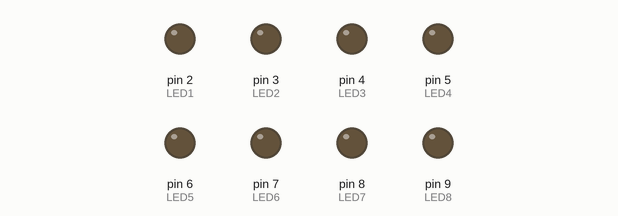
Recording of a sketch running on a simulated Arduino Uno, built with avr-gcc and run on an emulated ATmega328P. On the bench: output pins drawn as LEDs (lit = HIGH). What the sketch prints to the serial monitor is not drawn.

Above: at 0.1 s.
At 5.35 s:
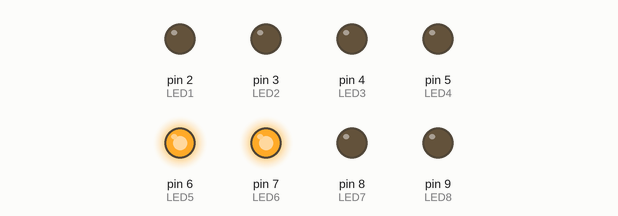
At 10.16 s:
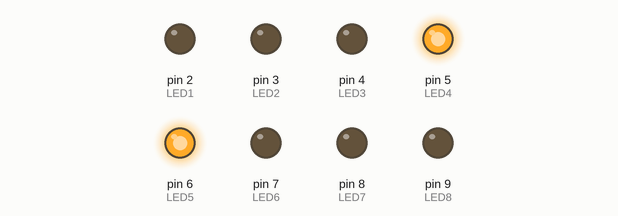
At 19.78 s:
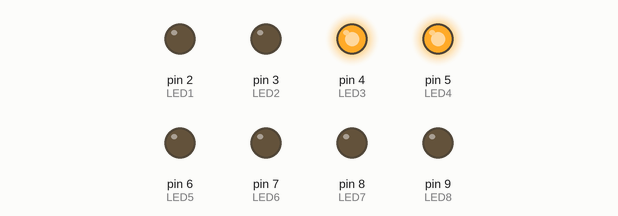
At 29.4 s:
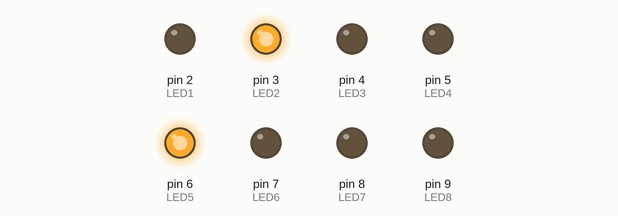
At 39.02 s:
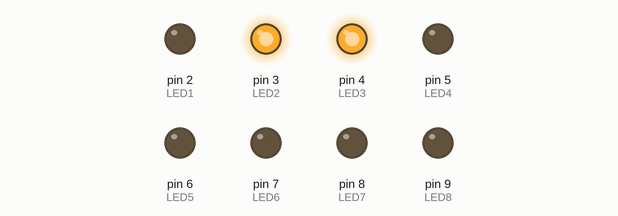
Timing chart, 0 to 40.0 s (numbered marks = the images above):
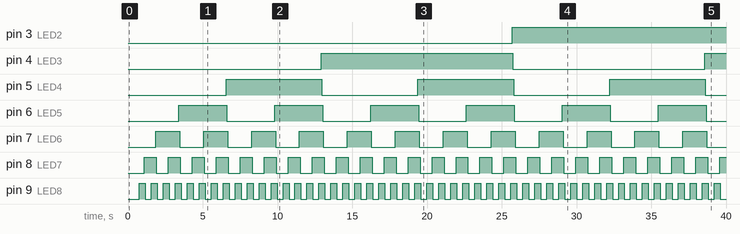

Measured:
- by itself, pin 3 (LED2): LOW → HIGH at 25.7 s
- by itself, pin 4 (LED3): LOW → HIGH at 12.9 s, → LOW 12.8 s later, → HIGH 12.8 s later
- by itself, pin 5 (LED4): alternates HIGH for 6.4 s and LOW for 6.4 s
- by itself, pin 6 (LED5): alternates HIGH for 3.2 s and LOW for 3.2 s
- by itself, pin 7 (LED6): alternates HIGH for 1.6 s and LOW for 1.6 s
- by itself, pin 8 (LED7): alternates HIGH for 0.80 s and LOW for 0.80 s
- by itself, pin 9 (LED8): alternates HIGH for 0.40 s and LOW for 0.40 s

The sketch:

experiment-08.ino
```cpp
/*
  experiment-08 LED binary counter
  Turns LED ON/OFF representig a binary number

  Rossano Pablo Pinto - rossano at gmail dot com

  Example code for the Short Term Course IoT: From data collection to data presentation
  FATEC Americana - ARInter - CPS - July/2022
*/

#define LED1 2
#define LED2 3
#define LED3 4
#define LED4 5
#define LED5 6
#define LED6 7
#define LED7 8
#define LED8 9

int counter=0;
int permanent_counter=0;
int pin=0;
boolean s=0;

void setup() {
  Serial.begin(115200);
  pinMode(LED1, OUTPUT);
  pinMode(LED2, OUTPUT);
  pinMode(LED3, OUTPUT);
  pinMode(LED4, OUTPUT);
  pinMode(LED5, OUTPUT);
  pinMode(LED6, OUTPUT);
  pinMode(LED7, OUTPUT);
  pinMode(LED8, OUTPUT);
}

void loop() {
  counter = permanent_counter++;
  for (pin=2; pin<=9; pin++) {
    s = counter & 128;
    digitalWrite(pin,s);
    counter=counter<<1;
    Serial.print(s);
    delay(50);
  }
  Serial.print(" - ");
  Serial.println(permanent_counter-1);
  if (permanent_counter == 256)
    permanent_counter=0;
}
```
